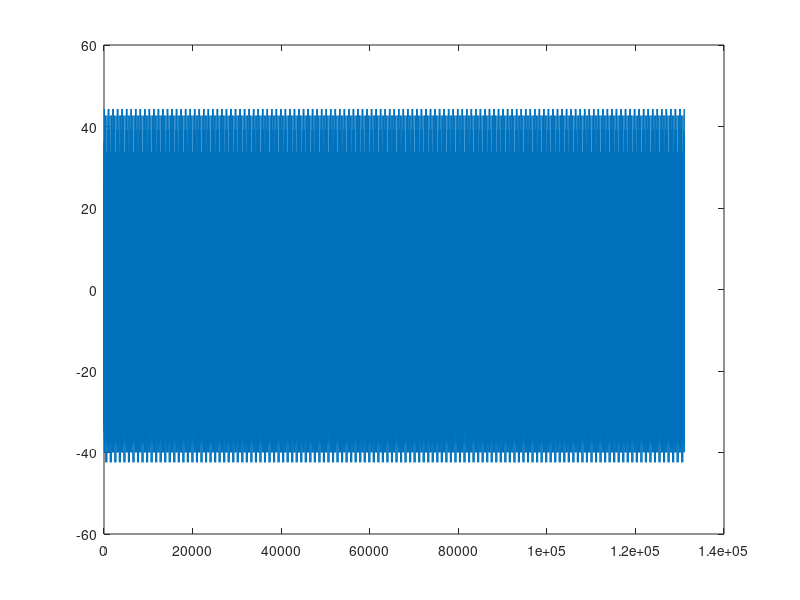

Write MATLAB code to recreate this figure.
close all; clear all; clc; 
%%génération du signal envoyé qui est une somme de cosinus 

Q = 1024;        %nombres d'échantillons
fs = 48000;      %fréquence d'échantillonement
Ts = 1/fs;       %temps entre deux échantillons
t = 0:Ts:(Q-1)*Ts;


somme = zeros(1, Q);

aleatoire = zeros(1, Q/2);
j = 1;
for f=0:fs/Q:fs/2-fs/Q
    i = 0; 
    while i ==0
        i = randi([-1, 1]);
    end
    aleatoire(j) = i;
    j = j+1;
end 

f = 0:fs/Q:fs/2-fs/Q; 
somme = sum(aleatoire.*cos(2*pi*t'*f), 2)';

for j = 1:7
    somme = [somme, somme];        % on répète le signal sur plusieurs périodes
end

figure(6)
plot(somme)

audiowrite("etape3_son2.wav", somme, 48000)
save etape3_aleatoire2 aleatoire